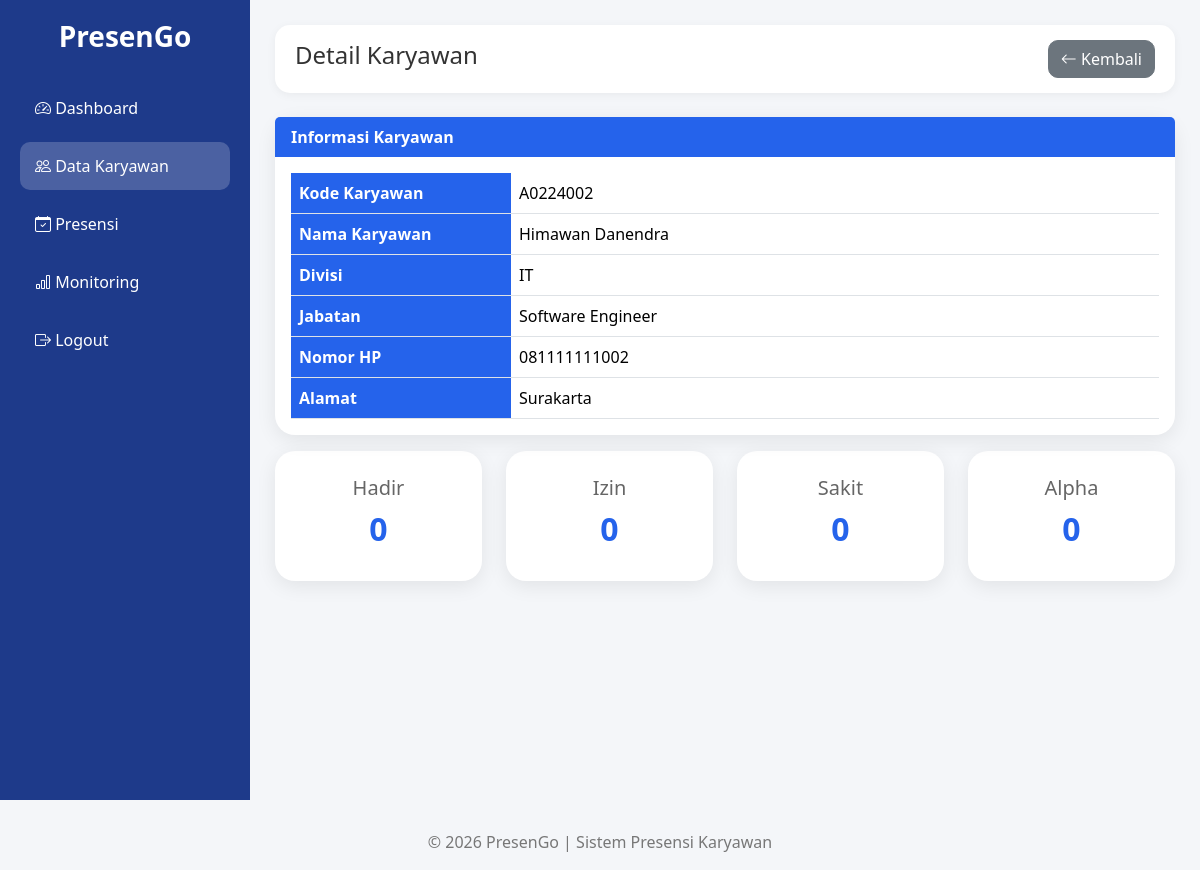
Screenshot of /PresenGo/divisi/karyawan/detail.php?id=2 (signed in) with the database file from the repository.
### tables this page shows
CREATE TABLE `karyawan` (
  `id_karyawan` int(11) NOT NULL,
  `kode_karyawan` varchar(20) NOT NULL,
  `id_divisi` int(11) NOT NULL,
  `nama_karyawan` varchar(100) NOT NULL,
  `jabatan` varchar(100) NOT NULL,
  `no_hp` varchar(20) DEFAULT NULL,
  `alamat` varchar(100) DEFAULT NULL,
  `created_at` timestamp NOT NULL DEFAULT current_timestamp()
);

CREATE TABLE `divisi` (
  `id_divisi` int(11) NOT NULL,
  `nama_divisi` varchar(100) NOT NULL,
  `deskripsi` text DEFAULT NULL,
  `created_at` timestamp NOT NULL DEFAULT current_timestamp()
);

### PresenGo/config/helper.php (called while the page is built, shortened)
<?php
function e($text)
{
    return htmlspecialchars(
        $text ?? '',
        ENT_QUOTES,
        'UTF-8'
    );
}
?>

### PresenGo/divisi/karyawan/detail.php (the view, shortened to what this page needs)
<?php
require_once '../../config/koneksi.php';
require_once '../../config/helper.php';
$id_karyawan = (int) $_GET['id'];
$id_login = (int)
$_SESSION['id_karyawan'];
$user = mysqli_query(
    $koneksi,
    "SELECT *
     FROM karyawan
     WHERE id_karyawan = $id_login"
);
$data_user =
mysqli_fetch_assoc($user);
$id_divisi =
$data_user['id_divisi'];
$query = mysqli_query(
    $koneksi,
    "SELECT
        k.*,
        d.nama_divisi
     FROM karyawan k
     JOIN divisi d
        ON k.id_divisi = d.id_divisi
     WHERE k.id_karyawan = $id_karyawan
     AND k.id_divisi = $id_divisi"
);
$data = mysqli_fetch_assoc($query);
require_once '../../templates/header.php';
?>
<div class="wrapper">
    <?php
    require_once
    '../../templates/sidebar_divisi.php';
    ?>
    <div class="content">
        <div class="topbar">
            <h4>
                Detail Karyawan
            </h4>
            <a
                href="index.php"
                class="btn btn-secondary"
            >
                <i class="bi bi-arrow-left"></i>
                Kembali
            </a>
        </div>
        <div class="card mt-4">
            <div class="card-header">
                Informasi Karyawan
            </div>
            <div class="card-body">
                <table class="table">
                    <tr>
                        <th width="220">
                            Kode Karyawan
                        </th>
                        <td>
                            <?= e(
                                $data['kode_karyawan']
                            ); ?>
                        </td>
                    </tr>
                    <tr>
                        <th width="220">
                            Nama Karyawan
                        </th>
                        <td>
                            <?= e(
                                $data['nama_karyawan']
                            ); ?>
                        </td>
                    </tr>
                    <tr>
                        <th>
                            Divisi
                        </th>
                        <td>
                            <?= e(
                                $data['nama_divisi']
                            ); ?>
                        </td>
                    </tr>
                    <tr>
                        <th>
                            Jabatan
                        </th>
                        <td>
                            <?= e(
                                $data['jabatan']
                            ); ?>
                        </td>
                    </tr>
                    <tr>
                        <th>
                            Nomor HP
                        </th>
                        <td>
                            <?= e(
                                $data['no_hp']
                            ); ?>
                        </td>
                    </tr>
                    <tr>
                        <th>
                            Alamat
                        </th>
                        <td>
                            <?= e(
                                $data['alamat']
                            ); ?>
                        </td>
                    </tr>
                </table>
            </div>
        </div>
        <?php
        $hadir = mysqli_num_rows(
            mysqli_query(
                $koneksi,
                "SELECT *
                 FROM presensi
                 WHERE id_karyawan = $id_karyawan
                 AND status = 'Hadir'"
            )
        );
        $izin = mysqli_num_rows(
            mysqli_query(
                $koneksi,
                "SELECT *
                 FROM presensi
                 WHERE id_karyawan = $id_karyawan
                 AND status = 'Izin'"
            )
        );
        $sakit = mysqli_num_rows(
            mysqli_query(
                $koneksi,
                "SELECT *
                 FROM presensi
                 WHERE id_karyawan = $id_karyawan
                 AND status = 'Sakit'"
            )
        );
        $alpha = mysqli_num_rows(
            mysqli_query(
                $koneksi,
                "SELECT *
                 FROM presensi
                 WHERE id_karyawan = $id_karyawan
                 AND status = 'Alpha'"
            )
        );
        ?>
        <div class="row mt-3">
            <div class="col-md-3 mb-3">
                <div class="stat-card">
                    <h5>Hadir</h5>
                    <h2>
                        <?= $hadir; ?>
                    </h2>
                </div>
            </div>
            <div class="col-md-3 mb-3">
                <div class="stat-card">
                    <h5>Izin</h5>
                    <h2>
                        <?= $izin; ?>
                    </h2>
                </div>
            </div>
            <div class="col-md-3 mb-3">
                <div class="stat-card">
                    <h5>Sakit</h5>
                    <h2>
                        <?= $sakit; ?>
                    </h2>
                </div>
            </div>
            <div class="col-md-3 mb-3">
                <div class="stat-card">
                    <h5>Alpha</h5>
                    <h2>
                        <?= $alpha; ?>
                    </h2>
                </div>
            </div>
        </div>
    </div>
</div>
<?php
require_once
'../../templates/footer.php';
?>

### PresenGo/assets/css/style.css (style rules this page uses)
* { margin:0; padding:0; box-sizing:border-box; }
body { background:#f4f6f9; font-family:'Segoe UI',sans-serif; color:#333; }
.wrapper { display:flex; min-height:100vh; }
.content { flex:1; padding:25px; }
.topbar { background:white; padding:15px 20px; border-radius:15px; display:flex; justify-content:space-between; align-items:center; box-shadow:0 2px 10px rgba(0,0,0,.05); }
.stat-card { background:white; padding:25px; border-radius:20px; text-align:center; box-shadow:0 5px 20px rgba(0,0,0,.08); }
.stat-card h5 { color:#666; }
.stat-card h2 { color:#2563eb; font-weight:bold; margin-top:10px; }
.card { border:none; border-radius:20px; box-shadow:0 5px 20px rgba(0,0,0,.08); }
.card-header { background:#2563eb; color:white; border:none; font-weight:bold; }
.table { margin-bottom:0; }
.table th { background:#2563eb; color:white; }
.btn { border-radius:10px; }

### rows the page displays
karyawan: kode_karyawan "A0224002", nama_karyawan "Himawan Danendra", id_divisi.nama_divisi "IT", jabatan "Software Engineer", no_hp "081111111002", alamat "Surakarta"

### other values shown
$hadir "0"
$izin "0"
$sakit "0"
$alpha "0"
